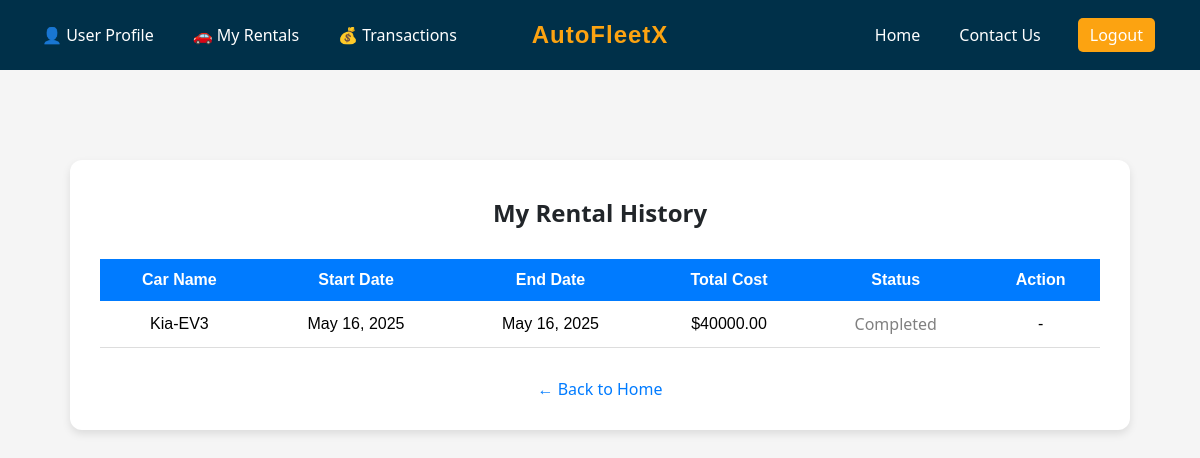
Screenshot of /rental-history/ (signed in) with the database file from the repository.
### main_app/models.py (models this page shows, shortened)
class TimeStampedModel(models.Model):
    created_at = models.DateTimeField(auto_now_add=True)
    class Meta:
        abstract = True

class Rental(TimeStampedModel):
    user = models.ForeignKey(CustomUser, on_delete=models.CASCADE, related_name='rentals')
    car = models.ForeignKey(Car, on_delete=models.CASCADE, related_name='rentals')
    start_date = models.DateField()
    end_date = models.DateField()
    total_cost = models.DecimalField(max_digits=10, decimal_places=2)
    is_active = models.BooleanField(default=True)

class Car(models.Model):
    name = models.CharField(max_length=100, null=False, blank=False)
    brand = models.CharField(max_length=100)
    seating_capacity = models.PositiveIntegerField(null=False, blank=False)
    rent_per_day = models.PositiveIntegerField(null=False, blank=False)
    model_year = models.PositiveIntegerField(null=True, blank=True)
    available = models.BooleanField(default=True)
    image = models.ImageField(upload_to='car_images/', default='media/car_images/default.jpg')

### main_app/views.py (the view)
# urls.py: path('rental-history/', views.rental_history_view, name='rental_history'),
@login_required
def rental_history_view(request):
    rentals = Rental.objects.filter(user=request.user).order_by('-created_at')
    today = timezone.now().date()
    return render(request, 'main_app/rental_history.html', {
        'rentals': rentals,
        'today': today
    })

### main_app/templates/main_app/rental_history.html (shortened to what this page needs)
{% extends 'base.html' %}
{% block content %}
{% load static %}
<!DOCTYPE html>
<html lang="en">
<head>
    <link rel="stylesheet" href="{% static 'styles/style.css' %}">
</head>
<body style="background-color: #f5f5f5; font-family: Arial, sans-serif;">
    <div style="max-width: 1000px; margin: 50px auto; background: #ffffff; padding: 30px; border-radius: 12px; box-shadow: 0 4px 8px rgba(0,0,0,0.1);">
        <h2 style="text-align: center; margin-bottom: 30px; color: #212529;">My Rental History</h2>
        {% if rentals %}
            <table style="width: 100%; border-collapse: collapse;">
                <thead style="background-color: #007BFF; color: white;">
                    <tr>
                        <th style="padding: 12px;">Car Name</th>
                        <th style="padding: 12px;">Start Date</th>
                        <th style="padding: 12px;">End Date</th>
                        <th style="padding: 12px;">Total Cost</th>
                        <th style="padding: 12px;">Status</th>
                        <th style="padding: 12px;">Action</th>
                    </tr>
                </thead>
                <tbody>
                    {% for rental in rentals %}
                    <tr style="text-align: center; border-bottom: 1px solid #ddd;">
                        <td style="padding: 12px;">{{ rental.car.name }}</td>
                        <td style="padding: 12px;">{{ rental.start_date }}</td>
                        <td style="padding: 12px;">{{ rental.end_date }}</td>
                        <td style="padding: 12px;">${{ rental.total_cost }}</td>
                        <td style="padding: 12px;">
                            {% if rental.is_active %}
                                <span style="color: green;">Active</span>
                            {% else %}
                                <span style="color: gray;">Completed</span>
                            {% endif %}
                        </td>
                        <td style="padding: 12px;">
                            {% if rental.is_active %}
                            <form method="POST" action="{% url 'return_car' rental.id %}">
                                {% csrf_token %}
                                <button type="submit" style="background-color: crimson; color: white; border: none; padding: 6px 12px; border-radius: 5px; cursor: pointer;">
                                    Return Now
                                </button>
                            </form>
                            {% else %}
                                -
                            {% endif %}
                        </td>
                    </tr>
                    {% endfor %}
                </tbody>
            </table>
        {% else %}
            <p style="text-align: center; font-size: 18px; color: #666;">You have no rental history yet.</p>
        {% endif %}
        <div style="text-align: center; margin-top: 30px;">
            <a href="{% url 'home' %}" style="color: #007BFF; text-decoration: none;">&larr; Back to Home</a>
        </div>
    </div>
</body>
</html>
{% endblock %}

### static/styles/style.css (style rules this page uses)
body { margin: 0; padding: 0; }
body { background-color: #f5f5f5; font-family: 'Segoe UI', Tahoma, Geneva, Verdana, sans-serif; }
.car-details h3, .car-details p, label, input, button, h1, h2, h3, a, span { font-family: 'Segoe UI', Tahoma, Geneva, Verdana, sans-serif; margin: 6px 0; }

### templates/base.html (style rules this page uses)
body { margin: 0; font-family: 'Segoe UI', sans-serif; background-color: #f5f5f5; }

### rows the page displays
Rental: car.name "Kia-EV3", start_date "May 16, 2025", end_date "May 16, 2025", total_cost "40000.00", is_active "Completed"
